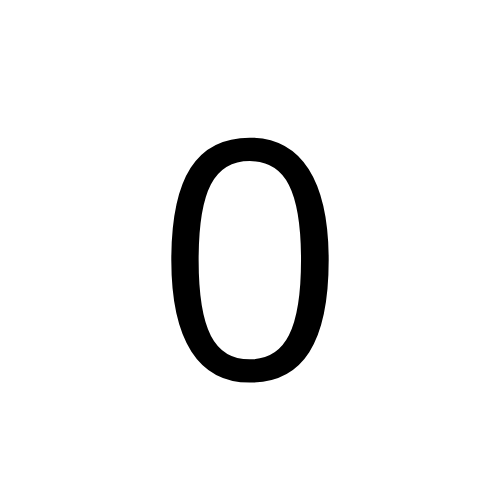
%> input picture Primeiro semestre 2021 (segundo da ufscar)/PG/0.png, 500 x 500 px; the run also reads 1 picture not shown here
$ octave --eval "trabalho_2;"   (GNU Octave 9; MATLAB toolbox functions it lacks are replaced by stand-ins)
%> lines starting %> are read from the running program, lines starting %| are printed output that depends on the picture; in (x1, y1, x2, y2) boxes, pixels count from 0 and x2, y2 are one past the last pixel; in counts of white or black regions, pixels touching at a corner belong together; the program's own positions count from 1
%Caio Fernando Peres	      		RA: 769298
%Isabelle Tomazela Barizon		RA: 759507
%Rafael Tofoli Sereicikas	  	RA: 760934
%Thaina de Almeida Santana		RA: 761067
%Vitor Pacheco de Carvalho		RA: 760941

function trabalho_2

%--------------- Inicialização ---------------

close all %fecha todas as janelas
clear %limpa memoria
clc %limpa a tela

%---------------------------------------------

 is_0('0.png');
 is_1('1.png');
 is_2('2.png');
 is_3('3.png');
 is_4('4.png');
 is_5('5.png');
 is_6('6.png');
% [9 lines not run here, left out]
function is_0(img)
%> called with img = '0.png'

A = imread(img);
%> A is the input picture: size 500x500x3 uint8; min 0, max 255, mean 239.8
A = im2bw(A);
%> A: size 500x500 logical; 94% white; 1 black region, box (x1, y1, x2, y2) and area: (171, 138, 329, 383) 14925

B = bwmorph(A,'skel',Inf);
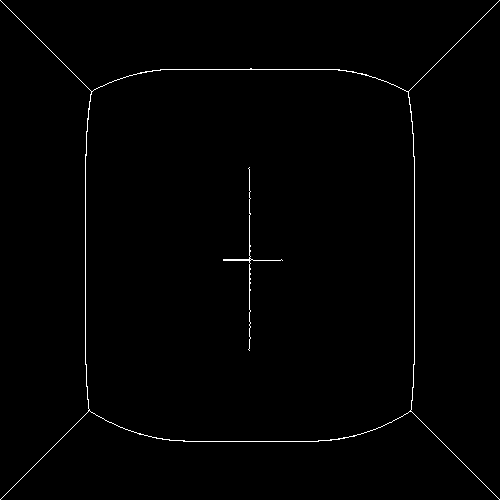
%> B: size 500x500 logical; 0.79% white in thin lines or dots

[h,w] = size(B);
%> h = 500; w = 500


% aqui é para encontrar a borda da esqueletização

for i= 1 : w
	if(B(h/2, i) == 1)
		break;
	endif
endfor


for j = 1 : h
	if(B(j, w/2) == 1)
		break;
	endif
endfor


% aqui é para encontrar as pontas do esqueleto do zero
% o + 50 é uma margem para sair da possibilidade de encontrar a borda do esqueleto exterior

achou = 0;


for ai = i+50 : w - i - 50
	for aj = j+50 : h - j - 50
		if(B(aj, ai) == 1)
			achou = 1;
			break;
		endif
	endfor
	if(achou == 1)
		break;
	endif
endfor
%> after the loop, achou = 1


achou = 0;


for bj = j+50 : h - j - 50
	for bi = i+50 : w - i - 50
		if(B(bj, bi) == 1)
			achou = 1;
			break;
		endif
	endfor
	if(achou == 1)
		break;
	endif
endfor


achou = 0;


for cj = h - j - 50 : -1 : j+50
	for ci = w - i - 50 : -1 : i+50
		if(B(cj, ci) == 1)
			achou = 1;
			break;
		endif
	endfor
	if(achou == 1)
		break;
	endif
endfor

% aqui é para verificar se o valor é simétrico com uma certa margem de erro


achou = 0;

distanciaCentro = aj - bj + aj;
%> distanciaCentro = 352


if(distanciaCentro - 5 < cj && distanciaCentro + 5 > cj)
  figure, imshow(img);
  t = title (['\fontsize{15} Descritor usado: Esqueletizacao',; 'Resultado: Identificou o numero zero']);
else
  figure, imshow(img);
  t = title (['\fontsize{15} Descritor usado: Esqueletizacao',; 'Resultado: Nao identificou corretamente']);
endif

endfunction


%---------------- Identifica o um -----------
function is_1(img)
%> called with img = '1.png'

  A = imread(img);
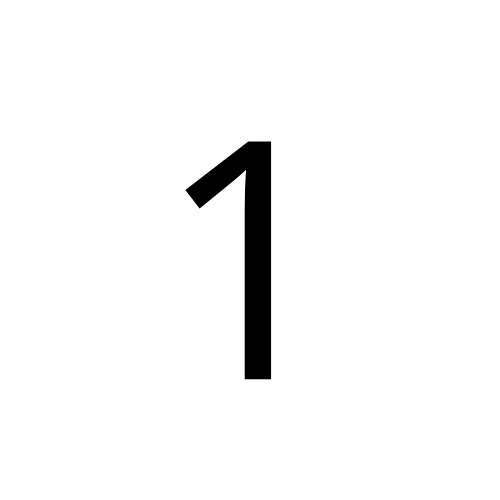
%> input picture Primeiro semestre 2021 (segundo da ufscar)/PG/1.png, 500 x 500 px
%> A is the input picture: size 500x500x3 uint8; min 0, max 255, mean 247.1
  A = im2bw(A);
%> A: size 500x500 logical; 96.9% white; 1 black region, box (x1, y1, x2, y2) and area: (186, 141, 271, 379) 7671

  B = bwmorph(~A,'thin',Inf);
%> B: size 500x500 logical; 0.11% white in thin lines or dots, all inside (x1, y1, x2, y2) = (195, 157, 259, 367)

  contx = 0;
  conty = 0;


  for i = 1: 500
      for j = 1: 500
          if(B(i, j) == 1)
              conty++;
              break;
          endif
      endfor
  endfor
%> after the loop, conty = 210

  for j = 1: 500
      for i = 1: 500
          if(B(i, j) == 1)
              contx++;
              break;
          endif
      endfor
  endfor
%> after the loop, contx = 64


  relacao = conty/contx;
%> relacao = 3.28


if(relacao > 3 && relacao < 3.5)
  figure, imshow(img);
  t = title (['\fontsize{15} Descritor usado: Afinamento',; 'Resultado: Identificou o numero um']);
else
  figure, imshow(img);
  t = title (['\fontsize{15} Descritor usado: Afinamento',; 'Resultado: Nao identificou corretamente']);
endif

endfunction

%---------------- Identifica o dois -----------
function is_2(img)
%> called with img = '2.png'

pkg load image

A = imread(img);
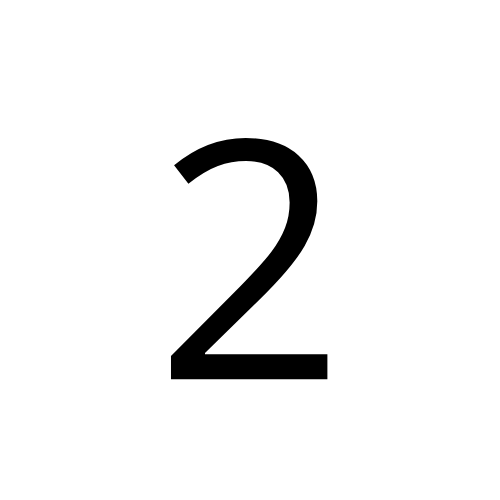
%> input picture Primeiro semestre 2021 (segundo da ufscar)/PG/2.png, 500 x 500 px
%> A is the input picture: size 500x500x3 uint8; min 0, max 255, mean 242.3
A = rgb2gray(A);
%> A: size 500x500 uint8

%corta o 2
A = A(290:360,205:500);
%> A: size 71x296 uint8


l = bwlabel(A);
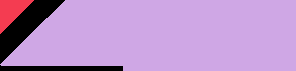
%> l: size 71x296 double; 3 distinct labels, from 0 to 2; one colour per label, 0 black
p = regionprops(l, 'Orientation');
%> p = 2 regions; Orientation: 45, 1.07

resul = p.Orientation;
%> resul = 45

if(resul > 44 && resul < 46)
    figure, imshow(img);
    t = title (['\fontsize{15} Descritor usado: Orientation: ', num2str(resul); 'Resultado: Identificou o numero dois']);
else
    figure, imshow(img);
    t = title (['\fontsize{15} Descritor usado: Orientation: ', num2str(resul); 'Resultado: Nao identificou corretamente']);
endif

endfunction

%---------------- Identifica o três -----------
function is_3(img)
%> called with img = '3.png'

pkg load image

A = imread(img);
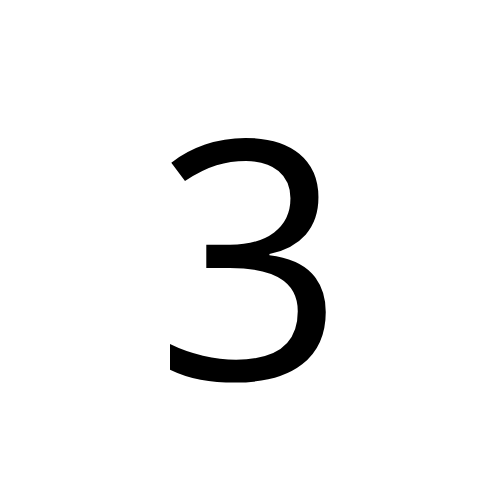
%> input picture Primeiro semestre 2021 (segundo da ufscar)/PG/3.png, 500 x 500 px
%> A is the input picture: size 500x500x3 uint8; min 0, max 255, mean 241.6
BW = im2bw(A);
%> BW: size 500x500 logical; 94.7% white; 1 black region, box (x1, y1, x2, y2) and area: (170, 138, 326, 383) 13165
BW = ~BW;
s = regionprops(BW,'Eccentricity');
%> s = 1 region; Eccentricity: 0.857
Eccentricity = s.Eccentricity;
%> Eccentricity = 0.857

if ( Eccentricity > 0.85 && Eccentricity < 0.88)
  figure, imshow(img);
  t = title (['\fontsize{15} Descritor usado: Excentricidade',; 'Resultado: Identificou o numero tres']);
else
  figure, imshow(img);
  t = title (['\fontsize{15} Descritor usado: Excentricidade',; 'Resultado: Nao identificou corretamente']);
endif

endfunction

%---------------- Identifica o quatro -----------
function is_4(img)
%> called with img = '4.png'


A = imread(img);
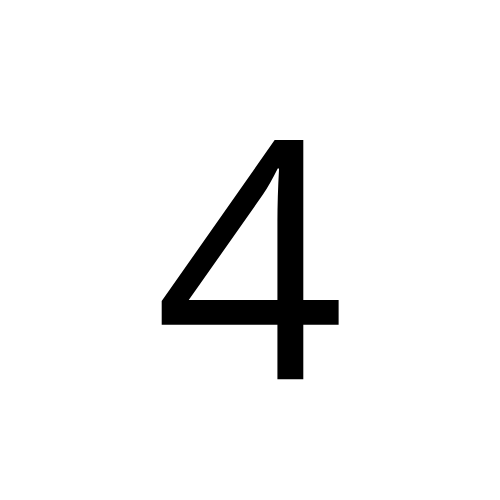
%> input picture Primeiro semestre 2021 (segundo da ufscar)/PG/4.png, 500 x 500 px
%> A is the input picture: size 500x500x3 uint8; min 0, max 255, mean 241
A = im2bw(A);
%> A: size 500x500 logical; 94.5% white; 1 black region


stats = regionprops(A,'Area');
%> stats = 2 regions; Area: 230667, 5608

% tem q usar try catch pq dependendo da imagem a funcao nao retorna 2 areas distintas

try
    [areaExterna, areaInterna] = stats.Area;
%> areaExterna = 230667; areaInterna = 5608
catch
    figure, imshow(img);
    t = title (['\fontsize{15} Descritor usado: Area e Bounding box',; 'Resultado: Não identificou corretamente']);
    return;
end_try_catch

box = regionprops(A,'BoundingBox');
%> box = 2 regions; box (x1, y1, x2, y2): (0, 0, 500, 500), (189, 169, 279, 300)

[first, second] = box.BoundingBox;
%> first = [0.5 0.5 500 500]; second = [189.5 169.5 90 131]

% pega as medidas do triangulo dentro do 4

base = second(3);
%> base = 90
altura = second(4);
%> altura = 131

% encontramos a base e altura dentro do numero 4, agora temos que ver se é mesmo um triangulo retangulo
% area do triangulo retangulo:  base x altura / 2

if( (base*altura)/2 - areaInterna < 350 && (base*altura)/2 - areaInterna >= -350)
  figure, imshow(img);
  t = title (['\fontsize{15} Descritor usado: Area e Bounding box',; 'Resultado: Identificou o numero quatro']);
else
  figure, imshow(img);
  t = title (['\fontsize{15} Descritor usado: Area e Bounding box',; 'Resultado: Não identificou corretamente']);
endif


endfunction

%---------------- Identifica o cinco -----------
function is_5(img)
%> called with img = '5.png'

pkg load image

A = imread(img);
A = im2bw(A);
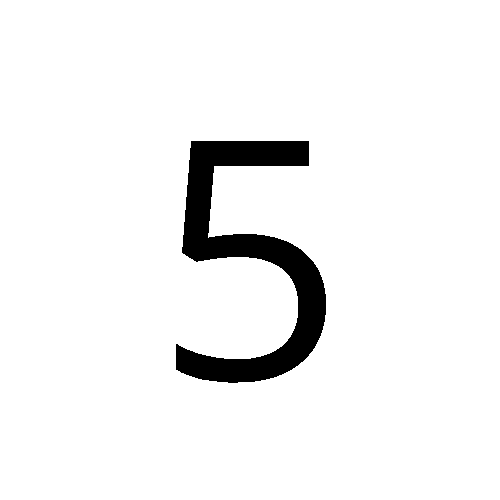
%> A: size 500x500 logical; 94.7% white; 1 black region, box (x1, y1, x2, y2) and area: (176, 141, 326, 383) 13163

%corta o 5
A = A(166:173,214:220);
%> A = [false false false false false false false; false true true true true true true; false true true true true true true; false true true true true true true; false true true true true true true; false true true true true true true; false true true true true true true; false true true true true true true]

A = imrotate(A, 0);

l = bwlabel(A);
%> l = [0 0 0 0 0 0 0; 0 1 1 1 1 1 1; 0 1 1 1 1 1 1; 0 1 1 1 1 1 1; 0 1 1 1 1 1 1; 0 1 1 1 1 1 1; 0 1 1 1 1 1 1; 0 1 1 1 1 1 1]

p = regionprops(l, 'Orientation');
%> p = 1 region; Orientation: 90

resul = p.Orientation;
%> resul = 90

if(resul > 89 && resul < 91)
    figure, imshow(img);
    t = title (['\fontsize{15} Descritor usado: Orientation: ', num2str(resul); 'Resultado: Identificou o numero cinco']);
else
    figure, imshow(img);
    t = title (['\fontsize{15} Descritor usado: Orientation: ', num2str(resul); 'Resultado: Nao identificou corretamente']);
endif


endfunction


%---------------- Identifica o seis -----------
function is_6(img)

%> (the run ends here)
